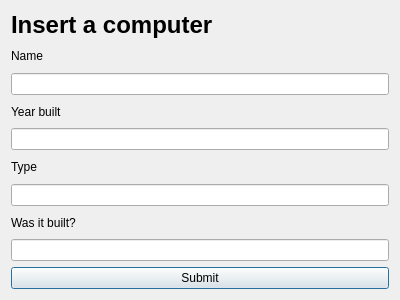
<?xml version="1.0" encoding="UTF-8"?>
<ui version="4.0">
 <class>Insertcomputer</class>
 <widget class="QDialog" name="Insertcomputer">
  <property name="geometry">
   <rect>
    <x>0</x>
    <y>0</y>
    <width>400</width>
    <height>300</height>
   </rect>
  </property>
  <property name="windowTitle">
   <string>Dialog</string>
  </property>
  <layout class="QVBoxLayout" name="verticalLayout">
   <item>
    <widget class="QLabel" name="label">
     <property name="font">
      <font>
       <pointsize>18</pointsize>
       <weight>75</weight>
       <bold>true</bold>
      </font>
     </property>
     <property name="text">
      <string>Insert a computer</string>
     </property>
    </widget>
   </item>
   <item>
    <widget class="QLabel" name="label_namecomputer">
     <property name="text">
      <string>Name</string>
     </property>
    </widget>
   </item>
   <item>
    <widget class="QLineEdit" name="lineEdit_namecomputer"/>
   </item>
   <item>
    <widget class="QLabel" name="label_yearbuilt">
     <property name="text">
      <string>Year built</string>
     </property>
    </widget>
   </item>
   <item>
    <widget class="QLineEdit" name="lineEdit_yearbuilt"/>
   </item>
   <item>
    <widget class="QLabel" name="label_type">
     <property name="text">
      <string>Type</string>
     </property>
    </widget>
   </item>
   <item>
    <widget class="QLineEdit" name="lineEdit_type"/>
   </item>
   <item>
    <widget class="QLabel" name="label_wasitbuilt">
     <property name="text">
      <string>Was it built?</string>
     </property>
    </widget>
   </item>
   <item>
    <widget class="QLineEdit" name="lineEdit_wasitbuilt"/>
   </item>
   <item>
    <widget class="QPushButton" name="submit_computer">
     <property name="text">
      <string>Submit</string>
     </property>
    </widget>
   </item>
  </layout>
 </widget>
 <resources/>
 <connections/>
</ui>
